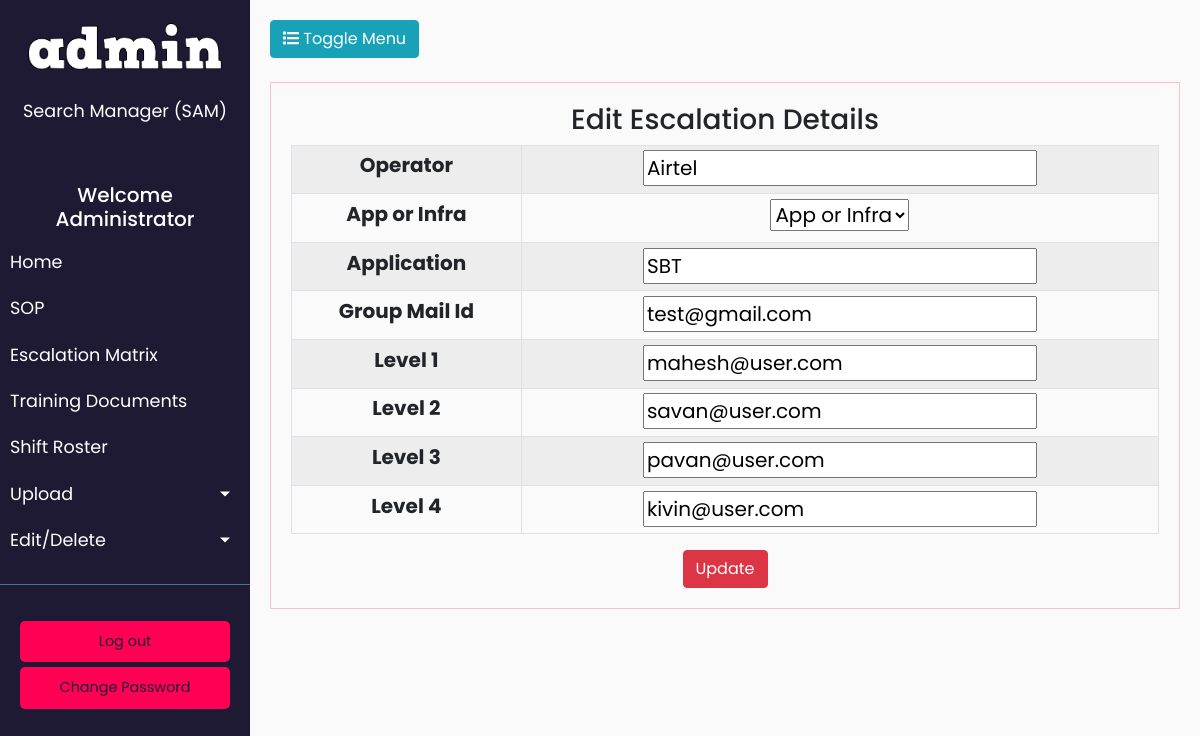
Page /editesc/1 (signed in) on the committed database.
### search/models.py (models this page shows)
class EscMat(models.Model):
	oper=models.CharField(max_length=100)
	ari=models.CharField(max_length=100)
	aname=models.CharField(max_length=100)
	group_id = models.EmailField()
	person1=models.CharField(max_length=100)
	person2=models.CharField(max_length=100)
	person3=models.CharField(max_length=100)
	person4=models.CharField(max_length=100)
	class Meta:
		db_table="escalation"

### search/views.py (the view)
# urls.py: path('editesc/<int:id>',views.editesc, name = 'search-edit'),
def editesc(request,id):
	esc_det = EscMat.objects.get(id=id)
	return render(request,'search/editesc.html',{'EscMat':esc_det})

### search/templates/search/editesc.html (shortened to what this page needs)
{% extends "search/base.html" %}
{% block content %}
{% if user.is_authenticated %}
<center>
<div style="border:1px solid pink;padding:20px;font-size:20px">
<h3>Edit Escalation Details</h3>
<form method="POST" class="post-form" action="/update/{{EscMat.id}}">
<table class="table table-striped table-bordered table-sm ">
<tr>
<th><center><label>Operator </label></center></th>
<td><center> <input type="text" name="oper" id="id_oper" value="{{ EscMat.oper }}"/> </center></td>
</tr>
<th><center><label for="ari">App or Infra </label></center></th>
<td><center>
<select name="ari">
<option selected disabled=true>App or Infra</option>
</select></center></td>
<tr>
<th><center><label>Application </label></center></th>
<td><center> <input type="text" name="aname" id="id_aname" value="{{ EscMat.aname }}"/> </center></td>
</tr>
<tr>
<th><center><label>Group Mail Id </label></center></th>
<td><center> <input type="text" name="group_id" id="id_group_id" value="{{ EscMat.group_id }}"/> </center></td>
</tr>
<tr>
<th><center><label>Level 1 </label></center></th>
<td><center> <input type="text" name="person1" id="id_person1" value="{{ EscMat.person1 }}"/> </center></td>
</tr>
<tr>
<th><center><label>Level 2 </label></center></th>
<td><center> <input type="text" name="person2" id="id_person2" value="{{ EscMat.person2 }}"/> </center></td>
</tr>
<tr>
<th><center><label>Level 3 </label></center></th>
<td><center> <input type="text" name="person3" id="id_person3" value="{{ EscMat.person3 }}"/> </center></td>
</tr>
<tr>
<th><center><label>Level 4 </label></center></th>
<td><center> <input type="text" name="person4" id="id_person4" value="{{ EscMat.person4 }}"/> </center></td>
</tr>
</table>
<center>
	<button type="submit" class="btn btn-danger">Update</button>
</center>
</div>
{% endif %}
{% endblock content %}

### search/templates/search/base.html (shortened to what this page needs)
{% load static %}
<!DOCTYPE html>
<html>
<head>
    <link rel="stylesheet" href="https://stackpath.bootstrapcdn.com/bootstrap/4.1.0/css/bootstrap.min.css">
    <link rel="stylesheet" href="{% static 'style1.css' %}">
</head>
<body>
    <div class="wrapper">
        {% if user.is_authenticated %}
        <nav id="sidebar">
            <div class="sidebar-header">
                <center><img src="{% static 'admin.png' %}" alt="admin logo" class="brand-image" width=200px></img>
                <br/><br/><p><b>Search Manager (SAM)</b></p></center>
            </div>
            <ul class="list-unstyled components">
                <center><h5>Welcome<br/>{{ user.first_name }} {{ user.last_name }}</h5></center>
                <li>
                    <a href="{% url 'home' %}">Home</a>
                </li>
                <li>
                    <a href="{% url 'sop_list' %}">SOP</a>
                </li>
                <li>
                    <a href="{% url 'search-em' %}">Escalation Matrix</a>
                </li>
                <li>
                    <a href="{% url 'training_list' %}">Training Documents</a>
                </li>
                <li>
                    <a href="{% url 'shift_roster' %}">Shift Roster</a>
                </li>
                {% if user.is_superuser or user.is_staff and user.is_authenticated %}
                <li>
                    <a href="#homeSubmenu" data-toggle="collapse" aria-expanded="false" class="dropdown-toggle">Upload</a>
                </li>
                <li>
                    <a href="#pageSubmenu" data-toggle="collapse" aria-expanded="false" class="dropdown-toggle">Edit/Delete</a>
                </li>
                {% endif %}
            </ul>
            <ul class="list-unstyled CTAs">
                <li>
                    <a href="{% url 'logout' %}" class="download">Log out</a>
                </li>
                <li>
                    <a href="{% url 'change_password' %}" class="download">Change Password</a>
                </li>
            </ul>
        </nav>
       <div id="content">
       <button type="button" id="sidebarCollapse" class="btn btn-info">
       <i class="fas fa-list"></i>
       <span>Toggle Menu</span>
       </button><br/><br/>
{% block content %}
{% endblock %}
{% else %}
<li class="nav-item">
<center><p>Kindly login again to continue ....!!!</p><br/>
<a href="{% url 'login' %}" class="btn btn-danger">Login</a>
</center>
</li>
{% endif %}
</div>
</nav><br/>
<br/>
</body>
</html>

### search/static/style1.css (style rules this page uses)
body { font-family: 'Poppins', sans-serif; background: #fafafa; }
p { font-family: 'Poppins', sans-serif; font-size: 1.1em; font-weight: 300; line-height: 1.7em; color: #fff; }
a, a:hover, a:focus { color: inherit; text-decoration: none; transition: all 0.3s; }
.wrapper { display: flex; width: 100%; align-items: stretch; }
#sidebar { min-width: 250px; max-width: 250px; background: #1e1a34; color: #fff; transition: all 0.3s; }
#sidebar .sidebar-header { padding: 20px; background: #1e1a34; }
#sidebar ul.components { padding: 20px 0; border-bottom: 1px solid #47748b; }
#sidebar ul li a { padding: 10px; font-size: 1.1em; display: block; }
a[data-toggle="collapse"] { position: relative; }
.dropdown-toggle::after { display: block; position: absolute; top: 50%; right: 20px; transform: translateY(-50%); }
ul.CTAs { padding: 20px; }
ul.CTAs a { text-align: center; font-size: 0.9em !important; display: block; border-radius: 5px; margin-bottom: 5px; }
a.download { background: #f05; color: #1e1a34; }
#content { width: 4000%; padding: 20px; min-height: 100vh; transition: all 0.3s; }

### rows in the picture
EscMat: oper "Airtel", aname "SBT", group_id "test@gmail.com", person1 "mahesh@user.com", person2 "savan@user.com", person3 "pavan@user.com", person4 "kivin@user.com"

### other values in the picture
{{ user.first_name }} "Administrator"
